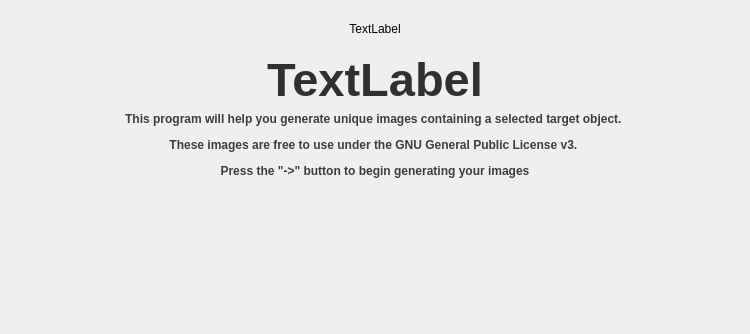
<?xml version="1.0" encoding="UTF-8"?>
<ui version="4.0">
 <class>WelcomePage</class>
 <widget class="QWidget" name="WelcomePage">
  <property name="geometry">
   <rect>
    <x>0</x>
    <y>0</y>
    <width>750</width>
    <height>334</height>
   </rect>
  </property>
  <property name="windowTitle">
   <string>WelcomePage</string>
  </property>
  <layout class="QVBoxLayout" name="verticalLayout">
   <item alignment="Qt::AlignBottom">
    <widget class="QWidget" name="widget" native="true">
     <layout class="QGridLayout" name="gridLayout">
      <item row="0" column="2" rowspan="2">
       <widget class="QLabel" name="label">
        <property name="text">
         <string/>
        </property>
       </widget>
      </item>
      <item row="0" column="1" rowspan="2">
       <widget class="QLabel" name="Drone_logo">
        <property name="text">
         <string>TextLabel</string>
        </property>
        <property name="scaledContents">
         <bool>true</bool>
        </property>
        <property name="alignment">
         <set>Qt::AlignCenter</set>
        </property>
       </widget>
      </item>
      <item row="0" column="0" rowspan="2">
       <widget class="QLabel" name="label_2">
        <property name="text">
         <string/>
        </property>
       </widget>
      </item>
     </layout>
    </widget>
   </item>
   <item alignment="Qt::AlignTop">
    <widget class="QLabel" name="title">
     <property name="font">
      <font>
       <family>Microsoft Sans Serif</family>
       <pointsize>35</pointsize>
       <italic>false</italic>
       <bold>true</bold>
      </font>
     </property>
     <property name="autoFillBackground">
      <bool>true</bool>
     </property>
     <property name="styleSheet">
      <string notr="true">font: 600 35pt &quot;Microsoft Sans Serif&quot;; color:rgb(48, 48, 48);


</string>
     </property>
     <property name="text">
      <string>TextLabel</string>
     </property>
     <property name="alignment">
      <set>Qt::AlignCenter</set>
     </property>
    </widget>
   </item>
   <item alignment="Qt::AlignTop">
    <widget class="QLabel" name="label_3">
     <property name="styleSheet">
      <string notr="true">font: 14pt &quot;Microsoft Sans Serif&quot;;</string>
     </property>
     <property name="text">
      <string>&lt;html&gt;&lt;head/&gt;&lt;body&gt;&lt;p align=&quot;center&quot;&gt;&lt;span style=&quot; font-weight:500; color:#3d3d3d;&quot;&gt;This program will help you generate unique images containing a selected target object. &lt;/span&gt;&lt;/p&gt;&lt;p align=&quot;center&quot;&gt;&lt;span style=&quot; font-weight:500; color:#3d3d3d;&quot;&gt;These images are free to use under the GNU General Public License v3. &lt;/span&gt;&lt;/p&gt;&lt;p align=&quot;center&quot;&gt;&lt;span style=&quot; font-weight:500; color:#3d3d3d;&quot;&gt;Press the &amp;quot;-&amp;gt;&amp;quot; button to begin generating your images&lt;/span&gt;&lt;/p&gt;&lt;p align=&quot;center&quot;&gt;&lt;span style=&quot; color:#3d3d3d;&quot;&gt;&lt;br/&gt;&lt;/span&gt;&lt;/p&gt;&lt;/body&gt;&lt;/html&gt;</string>
     </property>
    </widget>
   </item>
   <item>
    <spacer name="horizontalSpacer">
     <property name="orientation">
      <enum>Qt::Horizontal</enum>
     </property>
     <property name="sizeHint" stdset="0">
      <size>
       <width>40</width>
       <height>20</height>
      </size>
     </property>
    </spacer>
   </item>
   <item>
    <widget class="QLabel" name="label_4">
     <property name="text">
      <string/>
     </property>
    </widget>
   </item>
   <item>
    <widget class="QLabel" name="label_7">
     <property name="text">
      <string/>
     </property>
    </widget>
   </item>
  </layout>
 </widget>
 <layoutdefault spacing="6" margin="11"/>
 <resources>
  <include location="drone_logo.qrc"/>
  <include location="drone_logo.qrc"/>
 </resources>
 <connections/>
</ui>
